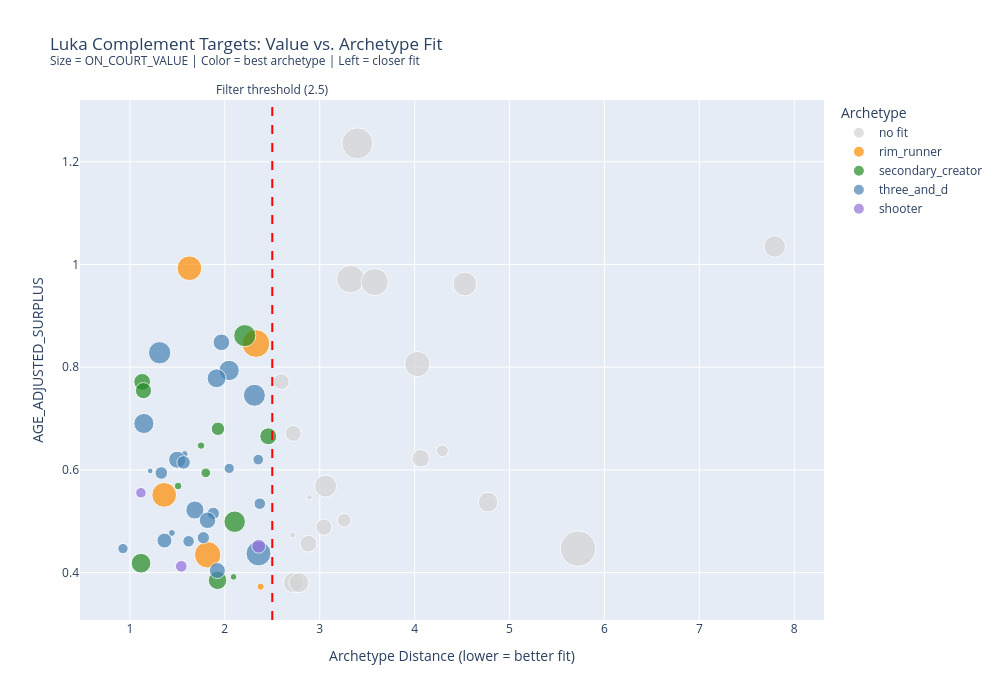

The code cell stored with this chart in its notebook:
### Code cell
# Summary visualization: top targets bubble chart -- Plotly for interactive tooltips

plot_targets = df[
    (df['TEAM_ABBREVIATION'] != 'LAL') &
    df['ON_COURT_VALUE'].notna() &
    df['ARCHETYPE_DISTANCE'].notna()
].copy()

val_col = 'AGE_ADJUSTED_SURPLUS' if 'AGE_ADJUSTED_SURPLUS' in plot_targets.columns else 'SURPLUS_VALUE'
plot_targets['_value'] = plot_targets[val_col].fillna(0)
plot_targets['_arch'] = plot_targets['BEST_ARCHETYPE'].fillna('no fit')
plot_targets['_salary_str'] = plot_targets['SALARY_FORWARD'].apply(
    lambda x: f'${x/1e6:.1f}M' if pd.notna(x) else 'FA'
)
# Clip ON_COURT_VALUE to [0, inf] for bubble size (negative values not allowed)
plot_targets['_size'] = plot_targets['ON_COURT_VALUE'].clip(lower=0)

arch_colors = {
    'rim_runner': 'darkorange',
    'three_and_d': 'steelblue',
    'secondary_creator': 'forestgreen',
    'shooter': 'mediumpurple',
    'no fit': 'lightgray',
}

fig = px.scatter(
    plot_targets.nlargest(80, val_col),
    x='ARCHETYPE_DISTANCE',
    y='_value',
    color='_arch',
    color_discrete_map=arch_colors,
    size='_size',
    size_max=25,
    hover_name='PLAYER_NAME',
    hover_data={
        'TEAM_ABBREVIATION': True,
        'AGE': True,
        '_salary_str': True,
        'SURPLUS_VALUE': ':.3f',
        'ARCHETYPE_DISTANCE': ':.2f',
        '_value': ':.3f',
        '_arch': False,
        '_size': False,
    },
    title='Luka Complement Targets: Value vs. Archetype Fit<br><sup>Size = ON_COURT_VALUE | Color = best archetype | Left = closer fit</sup>',
    labels={
        'ARCHETYPE_DISTANCE': 'Archetype Distance (lower = better fit)',
        '_value': f'{val_col}',
        '_arch': 'Archetype',
    },
)

fig.add_vline(x=2.5, line_dash='dash', line_color='red',
             annotation_text='Filter threshold (2.5)', annotation_position='top')
fig.update_layout(width=1000, height=700, legend_title='Archetype')
fig.show()

### Figure 1 — Plotly figure (JSON) as saved in the notebook; plotly's stock layout.template omitted (floating-point values rounded to 4 significant figures; data arrays with more than 128 entries replaced by an {"elided": "..."} marker saying what was removed)
{"data": [{"customdata": {"elided": "25x6 mixed values"}, "hovertemplate": "<b>%{hovertext}</b><br><br>Archetype Distance (lower = better fit)=%{x:.2f}<br>AGE_ADJUSTED_SURPLUS=%{y:.3f}<br>TEAM_ABBREVIATION=%{customdata[0]}<br>AGE=%{customdata[1]}<br>_salary_str=%{customdata[2]}<br>SURPLUS_VALUE=%{customdata[3]:.3f}<extra></extra>", "hovertext": ["Jalen Duren", "Mark Williams", "Robert Williams III", "Mitchell Robinson", "Moussa Diabaté", "Luka Garza", "Oso Ighodaro", "Kristaps Porziņģis", "Marvin Bagley III", "Kel'el Ware", "Jaylin Williams", "Olivier-Maxence Prosper", "Donovan Clingan", "Micah Potter", "Leonard Miller", "Coby White", "Dylan Cardwell", "Gary Payton II", "Adem Bona", "Jock Landale", "Collin Murray-Boyles", "Oscar Tshiebwe", "Victor Wembanyama", "Amen Thompson", "Ausar Thompson"], "legendgroup": "no fit", "marker": {"color": "lightgray", "size": [2.022, 0.9746, 1.617, 1.556, 1.19, 1.344, 0.5325, 0.5399, 0.2897, 0.6422, 1.018, 0.06212, 0.8152, 0.393, 0.01814, 0.0, 0.0, 0.5469, 0.0, 0.08143, 0.5893, 0.0, 2.612, 0.8604, 0.8321], "sizemode": "area", "sizeref": 0.004179, "symbol": "circle"}, "mode": "markers", "name": "no fit", "orientation": "v", "showlegend": true, "type": "scatter", "x": [3.397, 7.794, 3.324, 3.58, 4.53, 4.028, 2.595, 2.721, 4.293, 4.064, 3.062, 2.893, 4.774, 3.258, 2.523, 3.181, 4.666, 3.044, 3.207, 2.715, 2.88, 3.327, 5.722, 2.724, 2.782], "xaxis": "x", "y": [1.236, 1.035, 0.9714, 0.9657, 0.962, 0.8061, 0.7718, 0.6711, 0.6371, 0.6226, 0.5684, 0.5466, 0.5371, 0.5019, 0.4967, 0.4943, 0.4929, 0.4884, 0.4788, 0.4731, 0.4563, 0.4486, 0.4468, 0.3804, 0.3804], "yaxis": "y"}, {"customdata": [["CHA", 24, "$2.4M", 0.8631, "rim_runner", 1.276], ["BOS", 26, "$2.7M", 0.846, "rim_runner", 1.617], ["ORL", 26, "$7.6M", 0.5513, "rim_runner", 1.284], ["SAS", 30, "$10.4M", 0.4829, "rim_runner", 1.462], ["MIL", 27, "$2.8M", 0.3726, "rim_runner", 0.1095]], "hovertemplate": "<b>%{hovertext}</b><br><br>Archetype Distance (lower = better fit)=%{x:.2f}<br>AGE_ADJUSTED_SURPLUS=%{y:.3f}<br>TEAM_ABBREVIATION=%{customdata[0]}<br>AGE=%{customdata[1]}<br>_salary_str=%{customdata[2]}<br>SURPLUS_VALUE=%{customdata[3]:.3f}<extra></extra>", "hovertext": ["Ryan Kalkbrenner", "Neemias Queta", "Goga Bitadze", "Luke Kornet", "Jericho Sims"], "legendgroup": "rim_runner", "marker": {"color": "darkorange", "size": [1.276, 1.617, 1.284, 1.462, 0.1095], "sizemode": "area", "sizeref": 0.004179, "symbol": "circle"}, "mode": "markers", "name": "rim_runner", "orientation": "v", "showlegend": true, "type": "scatter", "x": [1.627, 2.328, 1.361, 1.819, 2.378], "xaxis": "x", "y": [0.9926, 0.846, 0.5513, 0.4346, 0.3726], "yaxis": "y"}, {"customdata": [["OKC", 23, "$2.9M", 0.749, "secondary_creator", 1.027], ["MIN", 25, "FA", 0.7714, "secondary_creator", 0.5863], ["PHX", 26, "FA", 0.7543, "secondary_creator", 0.5486], ["MIN", 26, "FA", 0.68, "secondary_creator", 0.3776], ["MEM", 26, "$2.4M", 0.6654, "secondary_creator", 0.6014], ["MEM", 23, "FA", 0.5629, "secondary_creator", 0.115], ["CHI", 27, "FA", 0.5943, "secondary_creator", 0.1959], ["CHI", 26, "FA", 0.5686, "secondary_creator", 0.1232], ["CHA", 20, "$10.5M", 0.3992, "secondary_creator", 0.9663], ["DET", 27, "FA", 0.44, "secondary_creator", 0], ["DAL", 26, "FA", 0.4314, "secondary_creator", 0], ["BOS", 28, "$7.8M", 0.4183, "secondary_creator", 0.8129], ["MIA", 28, "$2.6M", 0.3916, "secondary_creator", 0.09226], ["SAS", 21, "$10.0M", 0.308, "secondary_creator", 0.7148]], "hovertemplate": "<b>%{hovertext}</b><br><br>Archetype Distance (lower = better fit)=%{x:.2f}<br>AGE_ADJUSTED_SURPLUS=%{y:.3f}<br>TEAM_ABBREVIATION=%{customdata[0]}<br>AGE=%{customdata[1]}<br>_salary_str=%{customdata[2]}<br>SURPLUS_VALUE=%{customdata[3]:.3f}<extra></extra>", "hovertext": ["Ajay Mitchell", "Bones Hyland", "Collin Gillespie", "Ayo Dosunmu", "Cam Spencer", "Javon Small", "Collin Sexton", "Anfernee Simons", "Kon Knueppel", "Kevin Huerter", "Brandon Williams", "Payton Pritchard", "Dru Smith", "Stephon Castle"], "legendgroup": "secondary_creator", "marker": {"color": "forestgreen", "size": [1.027, 0.5863, 0.5486, 0.3776, 0.6014, 0.115, 0.1959, 0.1232, 0.9663, 0.0, 0.0, 0.8129, 0.09226, 0.7148], "sizemode": "area", "sizeref": 0.004179, "symbol": "circle"}, "mode": "markers", "name": "secondary_creator", "orientation": "v", "showlegend": true, "type": "scatter", "x": [2.21, 1.129, 1.143, 1.928, 2.458, 1.749, 1.799, 1.507, 2.104, 1.367, 1.608, 1.117, 2.092, 1.924], "xaxis": "x", "y": [0.8614, 0.7714, 0.7543, 0.68, 0.6654, 0.6473, 0.5943, 0.5686, 0.499, 0.44, 0.4314, 0.4183, 0.3916, 0.385], "yaxis": "y"}, {"customdata": {"elided": "32x6 mixed values"}, "hovertemplate": "<b>%{hovertext}</b><br><br>Archetype Distance (lower = better fit)=%{x:.2f}<br>AGE_ADJUSTED_SURPLUS=%{y:.3f}<br>TEAM_ABBREVIATION=%{customdata[0]}<br>AGE=%{customdata[1]}<br>_salary_str=%{customdata[2]}<br>SURPLUS_VALUE=%{customdata[3]:.3f}<extra></extra>", "hovertext": ["Jordan Walsh", "Matisse Thybulle", "Julian Champagnie", "Josh Minott", "Sandro Mamukelashvili", "Javonte Green", "Peyton Watson", "Ronald Holland II", "John Collins", "Baylor Scheierman", "Landry Shamet", "Jordan Goodwin", "Jaden Ivey", "Dean Wade", "Spencer Jones", "Craig Porter Jr.", "Tobias Harris", "Jordan Miller", "Miles McBride", "Josh Okogie", "Pelle Larsson", "Jaylon Tyson", "Harrison Barnes", "Kasparas Jakučionis", "Ja'Kobe Walter", "Isaiah Joe", "Quinten Post", "Cason Wallace", "Tari Eason", "Mouhamed Gueye", "Will Richard", "Kyle Anderson"], "legendgroup": "three_and_d", "marker": {"color": "steelblue", "size": [0.5779, 1.045, 0.8656, 0.7434, 1.01, 0.8501, 0.0993, 0.007096, 0.2376, 0.6064, 0.3823, 0.2193, 0.06704, 0.3314, 0.0, 0.2786, 0.6891, 0.3179, 0.5761, 0.0, 0.1, 0.3146, 0.4705, 0.2773, 0.2224, 1.302, 0.0, 0.5355, 0.0, 0.0, 0.0, 0.0], "sizemode": "area", "sizeref": 0.004179, "symbol": "circle"}, "mode": "markers", "name": "three_and_d", "orientation": "v", "showlegend": true, "type": "scatter", "x": [1.964, 1.313, 2.045, 1.913, 2.312, 1.147, 1.577, 1.952, 2.352, 1.498, 1.566, 2.046, 1.214, 1.331, 1.655, 2.369, 1.685, 1.878, 1.818, 1.443, 1.443, 1.774, 1.364, 1.618, 0.9269, 2.355, 1.682, 1.921, 2.31, 1.751, 1.179, 2.069], "xaxis": "x", "y": [0.8484, 0.828, 0.7936, 0.7783, 0.7452, 0.6903, 0.6309, 0.6214, 0.62, 0.6198, 0.6146, 0.6029, 0.598, 0.594, 0.5421, 0.5342, 0.5219, 0.5152, 0.5019, 0.48, 0.4772, 0.4679, 0.4624, 0.461, 0.4468, 0.4373, 0.4257, 0.404, 0.4029, 0.3957, 0.3892, 0.3794], "yaxis": "y"}, {"customdata": [["MIA", 30, "FA", 0.6171, "shooter", 0.2331], ["MIA", 33, "FA", 0.6943, "shooter", 0.4024], ["DEN", 34, "FA", 0.6343, "shooter", 0.2868], ["PHI", 26, "FA", 0.3971, "shooter", 0]], "hovertemplate": "<b>%{hovertext}</b><br><br>Archetype Distance (lower = better fit)=%{x:.2f}<br>AGE_ADJUSTED_SURPLUS=%{y:.3f}<br>TEAM_ABBREVIATION=%{customdata[0]}<br>AGE=%{customdata[1]}<br>_salary_str=%{customdata[2]}<br>SURPLUS_VALUE=%{customdata[3]:.3f}<extra></extra>", "hovertext": ["Simone Fontecchio", "Norman Powell", "Tim Hardaway Jr.", "Quentin Grimes"], "legendgroup": "shooter", "marker": {"color": "mediumpurple", "size": [0.2331, 0.4024, 0.2868, 0.0], "sizemode": "area", "sizeref": 0.004179, "symbol": "circle"}, "mode": "markers", "name": "shooter", "orientation": "v", "showlegend": true, "type": "scatter", "x": [1.116, 2.357, 1.541, 1.234], "xaxis": "x", "y": [0.5554, 0.4513, 0.4123, 0.3971], "yaxis": "y"}], "layout": {"annotations": [{"showarrow": false, "text": "Filter threshold (2.5)", "x": 2.5, "xanchor": "center", "xref": "x", "y": 1, "yanchor": "bottom", "yref": "y domain"}], "height": 700, "legend": {"itemsizing": "constant", "title": {"text": "Archetype"}, "tracegroupgap": 0}, "shapes": [{"line": {"color": "red", "dash": "dash"}, "type": "line", "x0": 2.5, "x1": 2.5, "xref": "x", "y0": 0, "y1": 1, "yref": "y domain"}], "title": {"text": "Luka Complement Targets: Value vs. Archetype Fit<br><sup>Size = ON_COURT_VALUE | Color = best archetype | Left = closer fit</sup>"}, "width": 1000, "xaxis": {"anchor": "y", "domain": [0, 1], "title": {"text": "Archetype Distance (lower = better fit)"}}, "yaxis": {"anchor": "x", "domain": [0, 1], "title": {"text": "AGE_ADJUSTED_SURPLUS"}}}}
